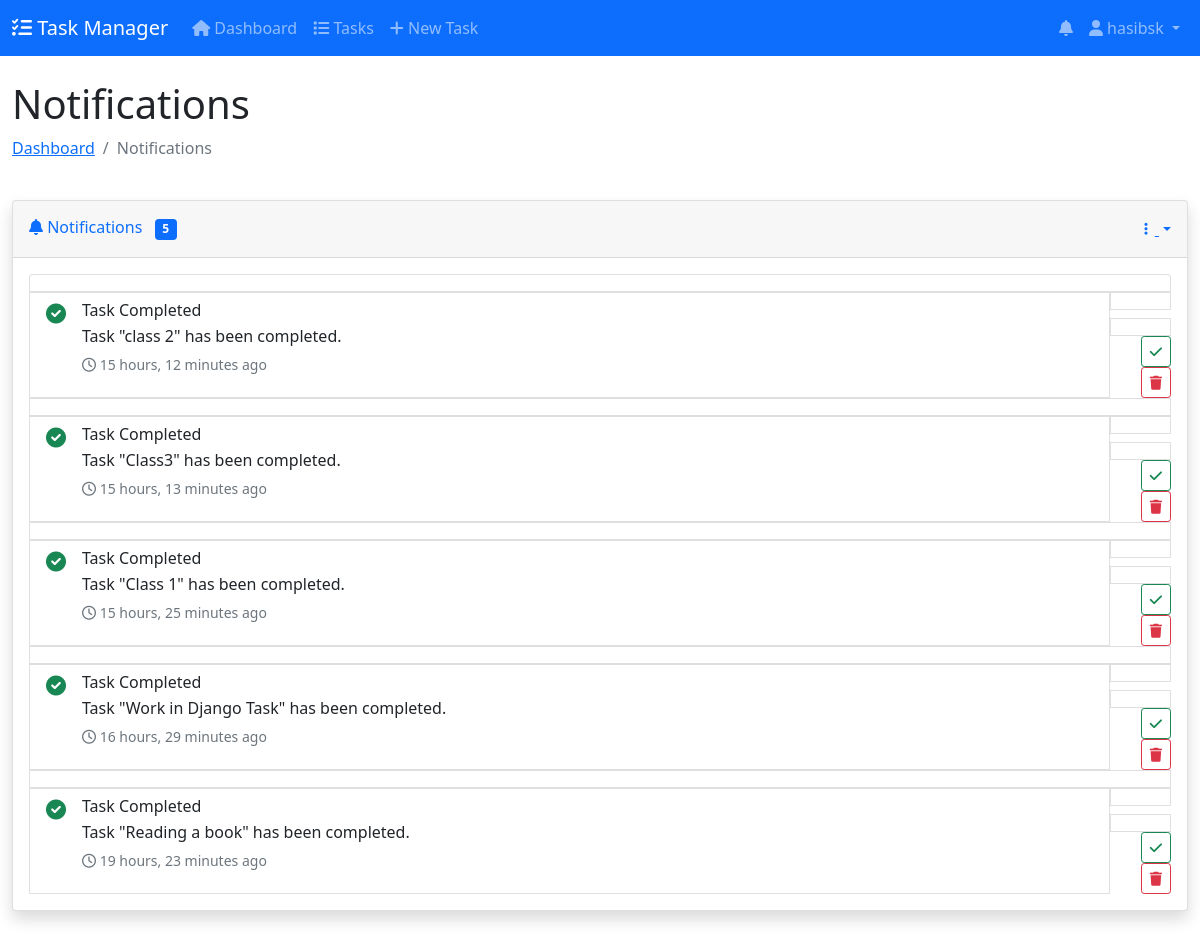
The app's page /notifications/ (signed in) with its own data.
### notifications/models.py (models this page shows, shortened)
class Notification(models.Model):
    NOTIFICATION_TYPES = [
        ('task_created', 'Task Created'),
        ('task_updated', 'Task Updated'),
        ('task_completed', 'Task Completed'),
        ('task_due', 'Task Due Soon'),
        ('task_overdue', 'Task Overdue'),
        ('task_assigned', 'Task Assigned'),
        ('system', 'System Notification'),
    ]
    user = models.ForeignKey(User, on_delete=models.CASCADE, related_name='notifications')
    notification_type = models.CharField(max_length=20, choices=NOTIFICATION_TYPES)
    title = models.CharField(max_length=200)
    message = models.TextField()
    related_id = models.IntegerField(null=True, blank=True)  # For linking to task, etc.
    related_url = models.CharField(max_length=200, blank=True)
    is_read = models.BooleanField(default=False)
    created_at = models.DateTimeField(auto_now_add=True)
    read_at = models.DateTimeField(null=True, blank=True)
    class Meta:
        ordering = ['-created_at']
        indexes = [
            models.Index(fields=['user', 'is_read', 'created_at']),
        ]
    @property
    def icon(self):
        icons = {
            'task_created': 'fas fa-plus-circle text-primary',
            'task_updated': 'fas fa-edit text-info',
            'task_completed': 'fas fa-check-circle text-success',
            'task_due': 'fas fa-clock text-warning',
            'task_overdue': 'fas fa-exclamation-triangle text-danger',
            'task_assigned': 'fas fa-user-plus text-primary',
            'system': 'fas fa-cog text-secondary',
        }
        return icons.get(self.notification_type, 'fas fa-bell')

### notifications/views.py (the view)
# urls.py: path('', views.notification_list, name='notification_list'),
@login_required
def notification_list(request):
    notifications = Notification.objects.filter(user=request.user).order_by('-created_at')
    return render(request, 'notifications/list.html', {
        'notifications': notifications,
        'active_tab': 'notifications'
    })

### templates/notifications/list.html (shortened to what this page needs)
{% extends 'base.html' %}
{% block header %}Notifications{% endblock %}
{% block breadcrumb %}
<li class="breadcrumb-item active">Notifications</li>
{% endblock %}
{% block content %}
<div class="row">
    <div class="col-lg-12">
        <div class="card shadow mb-4">
            <div class="card-header py-3 d-flex justify-content-between align-items-center">
                <h6 class="m-0 font-weight-bold text-primary">
                    <i class="fas fa-bell"></i> Notifications
                    <span class="badge bg-primary ms-2">{{ notifications.count }}</span>
                </h6>
                <div class="dropdown no-arrow">
                    <a class="dropdown-toggle" href="#" role="button" data-bs-toggle="dropdown">
                        <i class="fas fa-ellipsis-v fa-sm fa-fw text-gray-400"></i>
                    </a>
                </div>
            </div>
            <div class="card-body">
                {% if notifications %}
                <div class="list-group">
                    {% for notification in notifications %}
                    <a href="{% if notification.related_url %}{{ notification.related_url }}{% else %}#{% endif %}"
                       class="list-group-item list-group-item-action {% if not notification.is_read %}bg-light{% endif %}">
                        <div class="d-flex w-100 justify-content-between">
                            <div class="d-flex">
                                <div class="me-3">
                                    <i class="{{ notification.icon }} fa-lg"></i>
                                </div>
                                <div>
                                    <h6 class="mb-1">{{ notification.title }}</h6>
                                    <p class="mb-1">{{ notification.message }}</p>
                                    <small class="text-muted">
                                        <i class="far fa-clock"></i> {{ notification.created_at|timesince }} ago
                                    </small>
                                </div>
                            </div>
                            <div class="text-end">
                                <div class="mt-2">
                                    <a href="{% url 'mark_notification_read' notification.pk %}"
                                       class="btn btn-sm btn-outline-success">
                                        <i class="fas fa-check"></i>
                                    </a>
                                    <a href="{% url 'delete_notification' notification.pk %}"
                                       class="btn btn-sm btn-outline-danger"
                                       onclick="return confirm('Are you sure you want to delete this notification?')">
                                        <i class="fas fa-trash"></i>
                                    </a>
                                </div>
                            </div>
                        </div>
                    </a>
                    {% endfor %}
                </div>
                {% endif %}
            </div>
        </div>
    </div>
</div>
{% endblock %}

### templates/base.html (shortened to what this page needs)
<!DOCTYPE html>
<html lang="en">
<head>
    <link href="https://cdn.jsdelivr.net/npm/bootstrap@5.1.3/dist/css/bootstrap.min.css" rel="stylesheet">
    <link rel="stylesheet" href="https://cdnjs.cloudflare.com/ajax/libs/font-awesome/6.0.0/css/all.min.css">
    <link rel="stylesheet" href="https://cdnjs.cloudflare.com/ajax/libs/toastr.js/latest/toastr.min.css">
</head>
<body>
    <nav class="navbar navbar-expand-lg navbar-dark bg-primary">
        <div class="container-fluid">
            <a class="navbar-brand" href="{% url 'dashboard' %}">
                <i class="fas fa-tasks"></i> Task Manager
            </a>
            <div class="collapse navbar-collapse" id="navbarNav">
                <ul class="navbar-nav me-auto">
                    <li class="nav-item">
                        <a class="nav-link {% if request.resolver_match.url_name == 'dashboard' %}active{% endif %}"
                           href="{% url 'dashboard' %}">
                            <i class="fas fa-home"></i> Dashboard
                        </a>
                    </li>
                    <li class="nav-item">
                        <a class="nav-link {% if request.resolver_match.url_name == 'task_list' %}active{% endif %}"
                           href="{% url 'task_list' %}">
                            <i class="fas fa-list"></i> Tasks
                        </a>
                    </li>
                    <li class="nav-item">
                        <a class="nav-link {% if request.resolver_match.url_name == 'task_create' %}active{% endif %}"
                           href="{% url 'task_create' %}">
                            <i class="fas fa-plus"></i> New Task
                        </a>
                    </li>
                </ul>
                <ul class="navbar-nav">
                    <li class="nav-item dropdown">
                        <a class="nav-link position-relative" href="#" id="notificationDropdown"
                           role="button" data-bs-toggle="dropdown">
                            <i class="fas fa-bell"></i>
                        </a>
                    </li>
                    <li class="nav-item dropdown">
                        <a class="nav-link dropdown-toggle" href="#" id="userDropdown"
                           role="button" data-bs-toggle="dropdown">
                            <i class="fas fa-user"></i> {{ request.user.username }}
                        </a>
                    </li>
                </ul>
            </div>
        </div>
    </nav>
    <div class="container-fluid mt-4">
        <div class="row mb-4">
            <div class="col-12">
                <h1>{% block header %}{% endblock %}</h1>
                <nav aria-label="breadcrumb">
                    <ol class="breadcrumb">
                        <li class="breadcrumb-item"><a href="{% url 'dashboard' %}">Dashboard</a></li>
                        {% block breadcrumb %}{% endblock %}
                    </ol>
                </nav>
            </div>
        </div>
        {% block content %}{% endblock %}
    </div>
</body>
</html>

### templates/base.html (style rules this page uses)
:root { --primary-color: #4e73df; --secondary-color: #858796; --success-color: #1cc88a; --info-color: #36b9cc; --warning-color: #f6c23e; --danger-color: #e74a3b; }

### records on screen
Notification: is_read True (drawn), title "Task Completed", message "Task \"class 2\" has been completed.", created_at "15 hours, 12 minutes"
Notification: is_read True (drawn), title "Task Completed", message "Task \"Class3\" has been completed.", created_at "15 hours, 13 minutes"
Notification: is_read True (drawn), title "Task Completed", message "Task \"Class 1\" has been completed.", created_at "15 hours, 25 minutes"
Notification: is_read True (drawn), title "Task Completed", message "Task \"Work in Django Task\" has been completed.", created_at "16 hours, 29 minutes"
Notification: is_read True (drawn), title "Task Completed", message "Task \"Reading a book\" has been completed.", created_at "19 hours, 23 minutes"

### other values on screen
{{ request.user.username }} "hasibsk"
{{ notifications.count }} "5"
